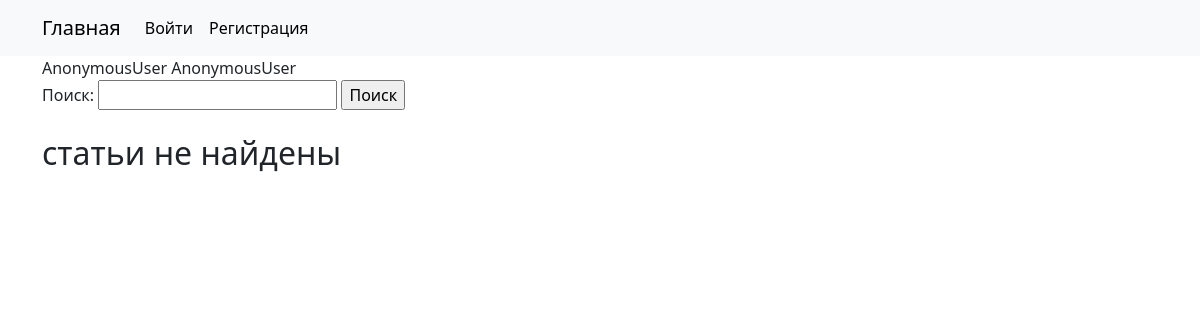
/articles/, run on an earlier commit of the app's database.
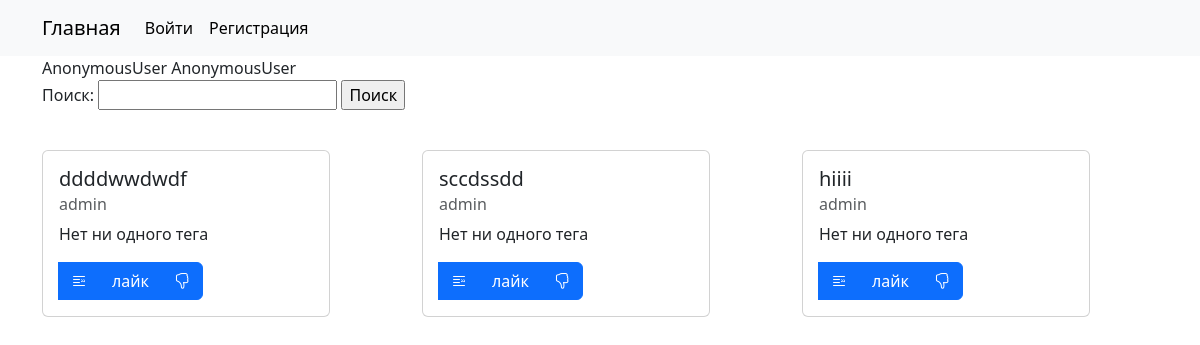
And on a later commit of the database.
### webapp/models/article.py (models this page shows, shortened)
class Article(BaseModel):
    title = models.CharField(max_length=50, null=False, blank=False, verbose_name="Название")
    content = models.TextField(null=False, blank=False, verbose_name="Контент")
    status = models.CharField(max_length=20, choices=statuses, verbose_name="Статус", default=statuses[0][0])
    author = models.ForeignKey(
        get_user_model(),
        related_name="articles",
        on_delete=models.SET_DEFAULT,
        default=1
    )
    tags = models.ManyToManyField(
        "webapp.Tag",
        related_name="articles",
        verbose_name="Теги",
        blank=True,
        through='webapp.ArticleTag',
        through_fields=("article", "tag"),
    )
    likes = models.ManyToManyField(
        get_user_model(),
        related_name="liked_articles",
        blank=True,
        verbose_name="Лайки"
    )
    dislikes = models.ManyToManyField(
        get_user_model(),
        related_name="disliked_articles",
        blank=True,
        verbose_name="Дизлайки"
    )
    def get_absolute_url(self):
        return reverse("webapp:article_detail", kwargs={"pk": self.pk})
    class Meta:
        db_table = "articles"
        verbose_name = "Статья"
        verbose_name_plural = "Статьи"
        permissions = [("change_article_status", "менять статус статье")]

### webapp/views/articles.py (the view)
# urls.py: path('articles/', ArticleListView.as_view(), name='articles'),
class ArticleListView(ListView):
    model = Article
    template_name = "articles/index.html"
    ordering = ['-created_at']
    context_object_name = "articles"
    paginate_by = 5
    def dispatch(self, request, *args, **kwargs):
        print(request.user.is_authenticated, "is_authenticated")
        self.form = self.get_form()
        self.search_value = self.get_search_value()
        return super().dispatch(request, *args, **kwargs)
    def get_form(self):
        return SearchForm(self.request.GET)
    def get_search_value(self):
        form = self.form
        if form.is_valid():
            return form.cleaned_data['search']
    def get_queryset(self):
        queryset = super().get_queryset()
        if self.search_value:
            queryset = queryset.filter(
                Q(title__contains=self.search_value) | Q(author__contains=self.search_value)
            )
        return queryset
    def get_context_data(self, **kwargs):
        context = super().get_context_data(**kwargs)
        context["search_form"] = self.form
        if self.search_value:
            context["search"] = urlencode({"search": self.search_value})
            context["search_value"] = self.search_value
        return context

### webapp/forms/search_form.py
class SearchForm(forms.Form):
    search = forms.CharField(max_length=50, label='Поиск', required=False)

### webapp/templates/articles/index.html (shortened to what this page needs)
{% extends "base.html" %}
{% block content %}
    {{ user }}
    {{ request.user }}
    <form method="get">
        {% include "partial/search_form.html" with form=search_form %}
    </form>
    <br>
    {% include 'partial/articles_list.html' %}
{% endblock %}

### webapp/templates/base.html (shortened to what this page needs)
{% load static %}
<!doctype html>
<html lang="en">
<head>
<link rel="stylesheet" href="https://cdnjs.cloudflare.com/ajax/libs/bootstrap-icons/1.8.1/font/bootstrap-icons.min.css">
    <link rel="stylesheet" href="{% static 'styles/style.css' %}">
    <link href="https://cdn.jsdelivr.net/npm/bootstrap@5.3.3/dist/css/bootstrap.min.css" rel="stylesheet"
>
    <link rel="stylesheet" href="https://cdn.jsdelivr.net/npm/bootstrap-icons@1.10.5/font/bootstrap-icons.css">
</head>
<body>
<nav class="navbar navbar-expand-lg bg-body-tertiary">
    <div class="container">
        <a class="navbar-brand" href="{% url 'webapp:articles' %}">Главная</a>
        <div class="collapse navbar-collapse" id="navbarNav">
            <ul class="navbar-nav">
                {% if not request.user.is_authenticated %}
                    <li class="nav-item">
                        <a class="nav-link active" aria-current="page"
                           href="{% url 'accounts:login' %}?next={{ request.get_full_path }}">Войти</a>
                    </li>
                    <li class="nav-item">
                        <a class="nav-link active" aria-current="page"
                           href="{% url 'accounts:register' %}?next={{ request.get_full_path }}">Регистрация</a>
                    </li>
                {% endif %}
            </ul>
        </div>
    </div>
</nav>
<div class="container">
    {% block content %}{% endblock %}
</div>
</body>
</html>

### webapp/templates/partial/search_form.html (shortened to what this page needs)
<form class="text-center" action="" method="GET">
    <label for="{{ form.search.id_for_label }}">{{ form.search.label }}:</label>
    {{ form.search }}
    <input type="submit" value="Поиск">
</form>

### webapp/templates/partial/articles_list.html (shortened to what this page needs)
<div class="row">
    {% for article in articles %}
        <div class="col-12 col-md-6 col-lg-4">
            <div class="card mt-3" style="width: 18rem;">
                <div class="card-body">
                    <h5 class="card-title">{{ article.title }}</h5>
                    <h6 class="card-subtitle mb-2 text-body-secondary">{{ article.author }}</h6>
                    <p class="card-text">
                        {% for tag in article.tags.all %}
                            {{ tag.name }}{% if forloop.last %}. {% else %}, {% endif %}
                            {% empty %}
                            Нет ни одного тега
                        {% endfor %}
                    </p>
                    <div class="btn-group" role="group">
                        <a href="{{ article.get_absolute_url }}" class="btn btn-primary"><i
                                class="bi bi-blockquote-right"></i></a>
                            <a href="{% url "webapp:article_detail" article.pk %}" class="btn btn-primary" data-js="js" >лайк</a>
                        <button class="btn btn-primary dislike-btn" data-id="{{ article.pk }}">
                            {% if request.user in article.dislikes.all %}
                                <i class="bi bi-hand-thumbs-down-fill" style="color: blue;"></i>
                            {% else %}
                                <i class="bi bi-hand-thumbs-down"></i>
                            {% endif %}
                        </button>
                    </div>
                </div>
            </div>
        </div>
        {% empty %}
        <h2>статьи не найдены</h2>
    {% endfor %}
</div>

What changed in the data, as far as the page shows it:
added Article: title "ddddwwdwdf", author "admin"
added Article: title "sccdssdd", author "admin"
added Article: title "hiiii", author "admin"
Also different on the page:
text no longer shown: "статьи не найдены"
